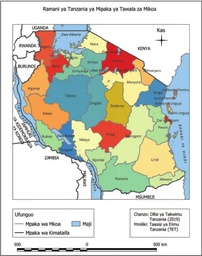
#> input picture images/pg010_im001.jpg, 202 x 256 px, shrunk from 864 x 1096 before the run
$ python remove_red_watermark.py ../images/pg010_im001.jpg ../images/pg011_im004.jpg
#> lines starting #> are read from the running program, lines starting #| are printed output that depends on the picture; after the words box and inside, x2 and y2 are one past the last pixel; in counts of white or black regions, pixels touching at a corner belong together
#!/usr/bin/env python3
"""Remove the translucent red print watermark from a book image asset."""

from pathlib import Path
import sys

import numpy as np
from PIL import Image, ImageFilter


def remove_watermark(source: Path, destination: Path) -> None:
    image = Image.open(source).convert("RGB")
#> image is the input picture: PIL image 202x256 RGB; mean R, G, B 209.9, 211.1, 199.5
    pixels = np.asarray(image, dtype=np.float32)
    red, green, blue = np.moveaxis(pixels, 2, 0)

    # The source watermark is pure red composited at roughly 25% opacity.
    # Estimate each pixel's unwatermarked red/cyan relationship from a local
    # median. This accommodates white, beige, blue, green, and gray artwork:
    # genuine colours persist across the window, while letter strokes are
    # local positive red deviations.
    cyan = (green + blue) / 2.0
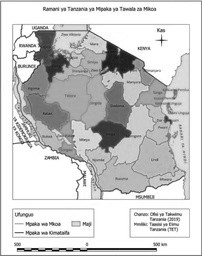
#> cyan: shape (256, 202) float32; min 0, max 255, mean 205.3
    red_excess = red - cyan
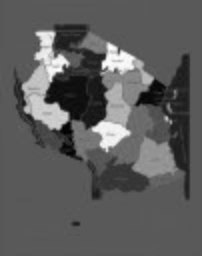
#> red_excess: shape (256, 202) float32; min -102, max 190, mean 4.7; drawn with min black and max white
    encoded_excess = np.clip((red_excess + 255.0) / 2.0, 0, 255).astype(np.uint8)
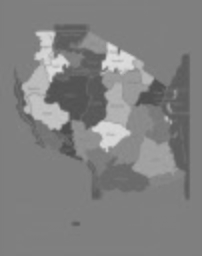
#> encoded_excess: shape (256, 202); min 76, max 222, mean 129.4
    local_excess = np.asarray(
        Image.fromarray(encoded_excess).filter(ImageFilter.MedianFilter(101)),
        dtype=np.float32,
    ) * 2.0 - 255.0
    alpha = np.clip(
        (red_excess - local_excess) / np.maximum(255.0 - local_excess, 1.0),
        0.0,
        0.27,
    )
    red_seed = alpha > 0.035
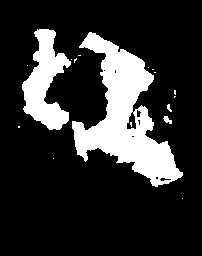
#> red_seed: shape (256, 202) bool; 18.8% white; 17 white regions (13 under 20 px), largest, box (x1, y1, x2, y2) and area: (72, 32, 183, 187) 7005, (22, 29, 71, 130) 2590, (163, 116, 172, 124) 42, (167, 104, 172, 112) 22
    footprint = Image.fromarray((red_seed * 255).astype(np.uint8)).filter(
        ImageFilter.MaxFilter(9)
    )
#> footprint: PIL image 202x256 L; 29.6% white; 5 white regions, box (x1, y1, x2, y2) and area: (18, 25, 187, 191) 14489, (159, 86, 180, 128) 552, (14, 122, 24, 132) 100, (49, 154, 58, 163) 81, (178, 194, 187, 203) 81
    footprint = np.asarray(footprint, dtype=bool)
    alpha = np.where((alpha > 0.004) & footprint, alpha, 0.0)

    denominator = np.maximum(1.0 - alpha, 0.01)
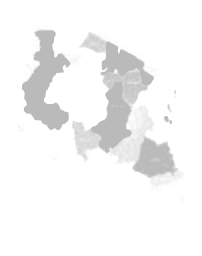
#> denominator: shape (256, 202) float32; min 0.73, max 1, mean 0.961
    restored = pixels.copy()
    restored[..., 0] = (red - 255.0 * alpha) / denominator
    restored[..., 1] = green / denominator
    restored[..., 2] = blue / denominator
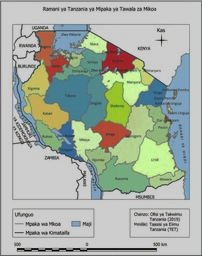
#> restored: shape (256, 202, 3) float32; mean R, G, B 208.2, 219, 204.3; drawn with min black and max white

    result = np.where((alpha > 0)[..., None], restored, pixels)
    result = np.clip(result, 0, 255).astype(np.uint8)
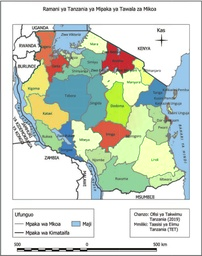
#> result: shape (256, 202, 3); mean R, G, B 208.1, 216.7, 204.2
    Image.fromarray(result, "RGB").save(destination, quality=95, subsampling=0)


if __name__ == "__main__":
    if len(sys.argv) != 3:
        raise SystemExit(f"Usage: {sys.argv[0]} SOURCE DESTINATION")
    remove_watermark(Path(sys.argv[1]), Path(sys.argv[2]))

$ run again, on images/pg011_im005.jpg
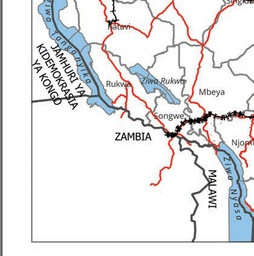
#> input picture images/pg011_im005.jpg, 254 x 256 px, shrunk from 420 x 424 before the run
#> in remove_watermark, image is the input picture: PIL image 254x256 RGB; mean R, G, B 229.5, 229.4, 230.6
#> in remove_watermark, `red_seed = alpha > 0.035`:
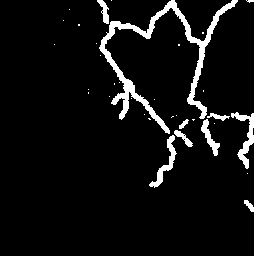
#> red_seed: shape (256, 254) bool; 6.1% white; 34 white regions (25 under 20 px), largest, box (x1, y1, x2, y2) and area: (99, 0, 238, 134) 2490, (231, 112, 254, 169) 421, (149, 135, 177, 188) 349
#> in remove_watermark, `restored[..., 2] = blue / denominator`:
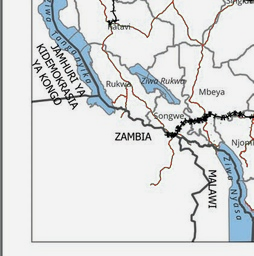
#> restored: shape (256, 254, 3) float32; mean R, G, B 228.8, 231.3, 232.4; drawn with min black and max white

$ run again, on images/pg013_im001.jpg
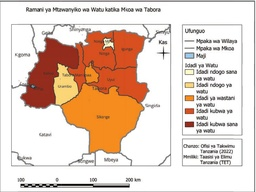
#> input picture images/pg013_im001.jpg, 256 x 192 px, shrunk from 909 x 683 before the run
#> in remove_watermark, image is the input picture: PIL image 256x192 RGB; mean R, G, B 229.9, 209.2, 196.2
#> in remove_watermark, `red_seed = alpha > 0.035`:
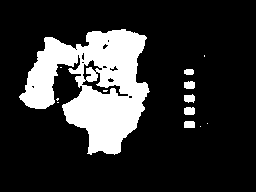
#> red_seed: shape (192, 256) bool; 19% white; 13 white regions (7 under 20 px), largest, box (x1, y1, x2, y2) and area: (19, 29, 150, 155) 8926, (184, 107, 195, 115) 82, (184, 81, 195, 89) 78, (184, 94, 195, 103) 77, (184, 121, 195, 128) 75, (184, 69, 194, 75) 54
#> in remove_watermark, `result = np.clip(result, 0, 255).astype(np.uint8)`:
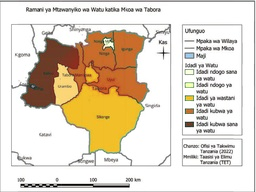
#> result: shape (192, 256, 3); mean R, G, B 226.8, 215.2, 198.5

$ run again, on images/pg014_im001.jpg
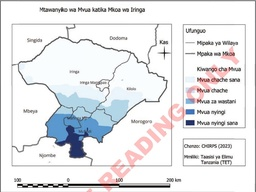
#> input picture images/pg014_im001.jpg, 256 x 192 px, shrunk from 910 x 683 before the run
#> in remove_watermark, image is the input picture: PIL image 256x192 RGB; mean R, G, B 230.9, 231.8, 234.2
#> red_seed: shape (192, 256) bool; 4.9% white; 12 white regions (6 under 20 px), largest, box (x1, y1, x2, y2) and area: (97, 136, 154, 192) 941, (186, 64, 232, 104) 657, (152, 103, 186, 137) 487, (219, 44, 240, 65) 173, (146, 128, 161, 143) 106, (86, 187, 93, 192) 23
#> in remove_watermark, `restored[..., 2] = blue / denominator`:
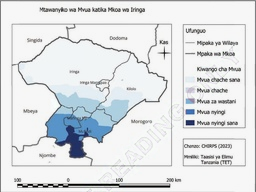
#> restored: shape (192, 256, 3) float32; mean R, G, B 230.7, 233.8, 236.1; drawn with min black and max white
